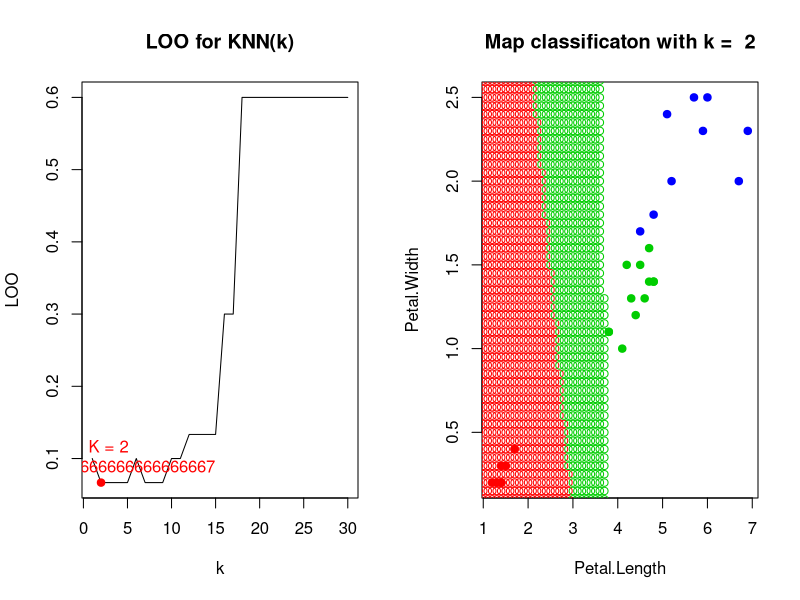

R code for this plot: (Note: a time limit stopped this script after it produced the figure.)

euclideanDistance <- function(u, v)
{
  sqrt(sum((u - v)^2))
}

sortObjectsByDist <- function(xl, z, metricFunction =
                                euclideanDistance)
{
  l <- dim(xl)[1]
  n <- dim(xl)[2] - 1
  distances <- matrix(NA, l, 2)
  for (i in 1:l)
  {
    distances[i, ] <- c(i, metricFunction(xl[i, 1:n], z))
  }
  orderedXl <- xl[order(distances[, 2]), ]
  return (orderedXl);
}

knn <- function(xl, z, k)
{
  orderedXl <- sortObjectsByDist(xl, z)
  n <- dim(orderedXl)[2] - 1
  classes <- orderedXl[1:k, n + 1]
  counts <- table(classes)
  class <- names(which.max(counts))
  return (class)
}


LOO = function(xl,class) {
  n = dim(xl)[1];
  loo = rep(0, n) 
    for(i in 1:n){
      for(k in 1:n){
        X = xl[-i, 1:3]
        u = xl[i, 1:2]
        test=knn(X,u,k)
        if(test != class[i]){
          loo[k] = loo[k]+1;
        
      }
    } 
  }
  loo = loo / n
  x = 1:length(loo)
  y = loo
  plot(x, y,main ="LOO for KNN(k)", xlab="k", ylab="LOO", type = "l")
  help(plot)
  min = which.min(loo)
  points(min, loo[min], pch = 21, col = "red",bg = "red")
  label = paste("   K = ", min, "\n", "   LOO = ", loo[min], sep = "")
  text(min, loo[min], labels = label, pos = 3, col = "red")
  map(min);
}

map = function(k){
  text <- paste("Map classificaton with k = ", k)
  plot(iris[X, 3:4],main=text, pch = 21, bg = colors[xl$Species], col = colors[xl$Species])
  for(i in seq(0, 7, 0.10)){
    for(j in seq(0,3,0.05))
    {
      z <- c(i, j)
      class <- knn(xl, z,k)
      points(z[1], z[2], pch = 1, bg = colors[class],col=colors[class])
    }
  }
}


colors <- c("setosa" = "red", "versicolor" = "green3",
            "virginica" = "blue")
par(mfrow = c(1, 2))
X<-sample(c(1:150),30,replace=TRUE)
xl <- iris[X, 3:5] 
class <- iris[X, 5]
LOO(xl,class)
